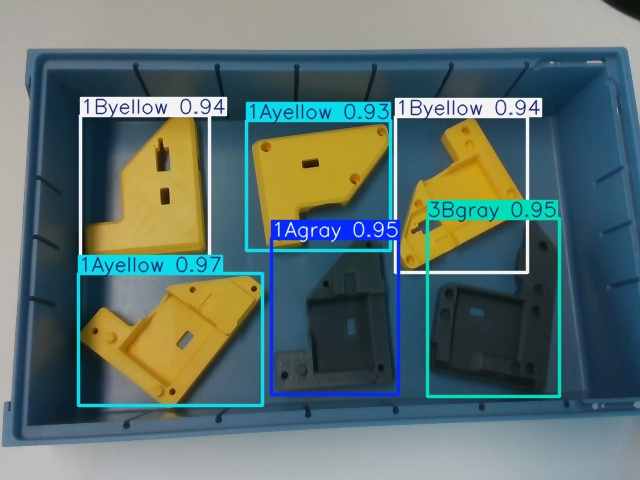
#> input picture results/2.jpg, 640 x 480 px, given in place of 2.png, which was not available
$ python segmentation.py
#> lines starting #> are read from the running program, lines starting #| are printed output that depends on the picture; after the words box and inside, x2 and y2 are one past the last pixel; in counts of white or black regions, pixels touching at a corner belong together; pictures that were not available may be replaced by others from this repository, and a replacement may not be noted
import cv2
import numpy as np
import os
import matplotlib.pyplot as plt
from skimage.measure import label, regionprops
from skimage.color import label2rgb

# --- Create output folder if it doesn't exist ---
output_dir = "/home/simon/Documents/MVSR Lab/mvsr/output"
os.makedirs(output_dir, exist_ok=True)

# --- Load and convert image ---
image_bgr = cv2.imread("/home/simon/Documents/MVSR Lab/mvsr/data/rgb/2.png")
#> image_bgr is the input picture: shape (480, 640, 3); mean B, G, R 110.1, 112.5, 93.4
image_rgb = cv2.cvtColor(image_bgr, cv2.COLOR_BGR2RGB)
image_lab = cv2.cvtColor(image_bgr, cv2.COLOR_BGR2LAB)
#> image_lab: shape (480, 640, 3); mean of channels 0, 1, 2 116.6, 124.4, 126.8

# --- Gray object thresholds (LAB) ---
lower_gray_lab = np.array([10, 120, 120])
upper_gray_lab = np.array([100, 135, 135])
gray_mask_lab = cv2.inRange(image_lab, lower_gray_lab, upper_gray_lab)
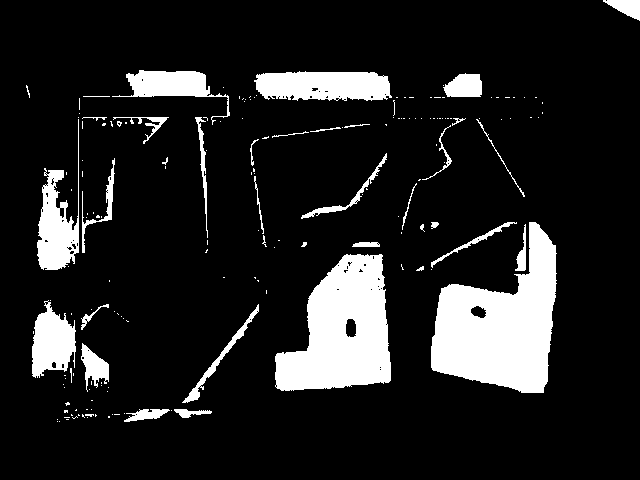
#> gray_mask_lab: shape (480, 640); 13.1% white; 175 white regions (138 under 20 px), largest, box (x1, y1, x2, y2) and area: (431, 222, 557, 393) 12620, (275, 254, 391, 391) 10604, (254, 71, 392, 101) 3443

# --- Blue background thresholds (LAB) ---
lower_blue_lab = np.array([0, 0, 0])
upper_blue_lab = np.array([255, 255, 110])
blue_mask_lab = cv2.inRange(image_lab, lower_blue_lab, upper_blue_lab)
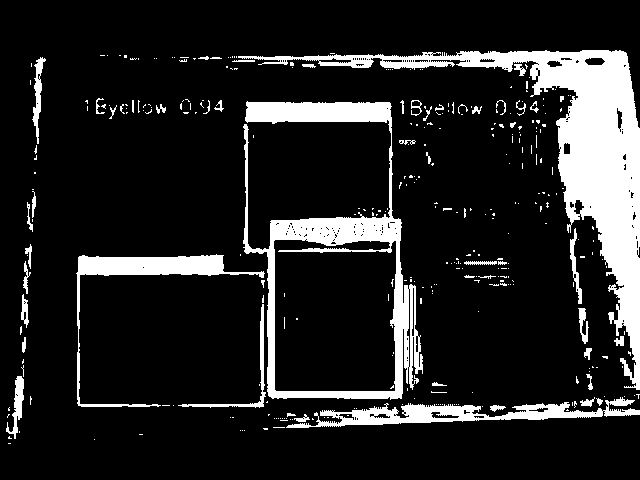
#> blue_mask_lab: shape (480, 640); 14.1% white; 337 white regions (284 under 20 px), largest, box (x1, y1, x2, y2) and area: (238, 50, 640, 390) 19687, (243, 101, 423, 400) 11344, (286, 397, 640, 428) 3743

# --- Remove blue from gray mask ---
gray_cleaned_mask = cv2.bitwise_and(gray_mask_lab, cv2.bitwise_not(blue_mask_lab))

# --- Morphological cleanup ---
kernel = cv2.getStructuringElement(cv2.MORPH_RECT, (3, 3))
gray_cleaned_mask = cv2.morphologyEx(gray_cleaned_mask, cv2.MORPH_OPEN, kernel)
#> gray_cleaned_mask: shape (480, 640); 12.3% white; 50 white regions (15 under 20 px), largest, box (x1, y1, x2, y2) and area: (431, 222, 556, 393) 12594, (275, 254, 391, 391) 10554, (256, 72, 390, 100) 3353

# --- Label connected components ---
labeled_mask = label(gray_cleaned_mask > 0)
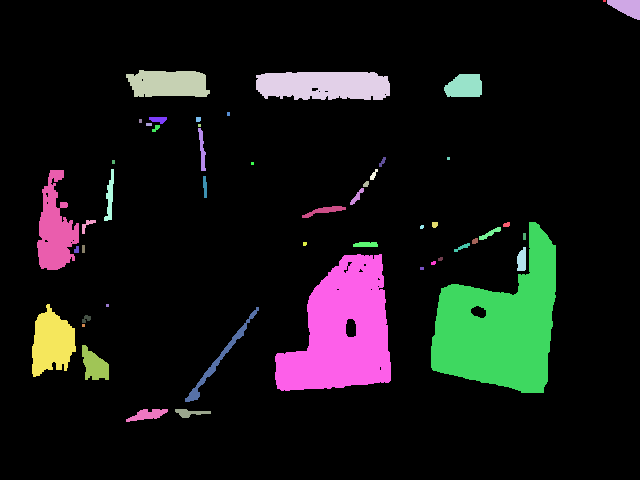
#> labeled_mask: shape (480, 640) int32; 51 distinct labels, from 0 to 50; one colour per label, 0 black

# --- Filter by region size ---
min_area = 5000  # adjust as needed
max_area = 20000  # adjust as needed
filtered_mask = np.zeros_like(gray_cleaned_mask)

for region in regionprops(labeled_mask):
    if region.area >= min_area and region.area <= max_area:
        coords = region.coords
        for y, x in coords:
            filtered_mask[y, x] = 255
#> this loop made 50 passes
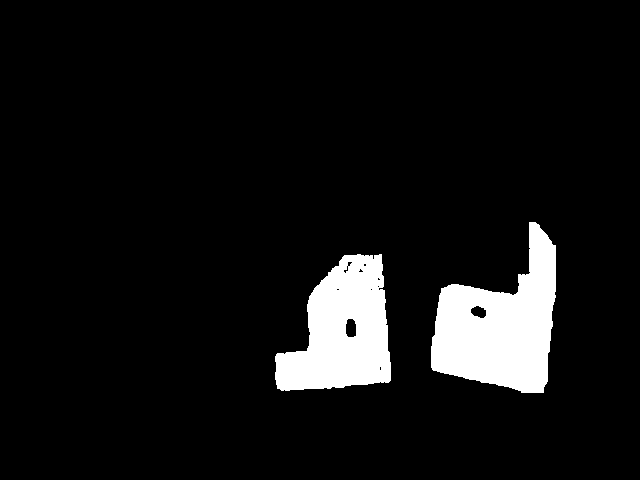
#> filtered_mask: shape (480, 640); 7.5% white; 2 white regions, box (x1, y1, x2, y2) and area: (431, 222, 556, 393) 12594, (275, 254, 391, 391) 10554

# --- Optional: Label final filtered mask for color visualization ---
final_labeled = label(filtered_mask > 0)
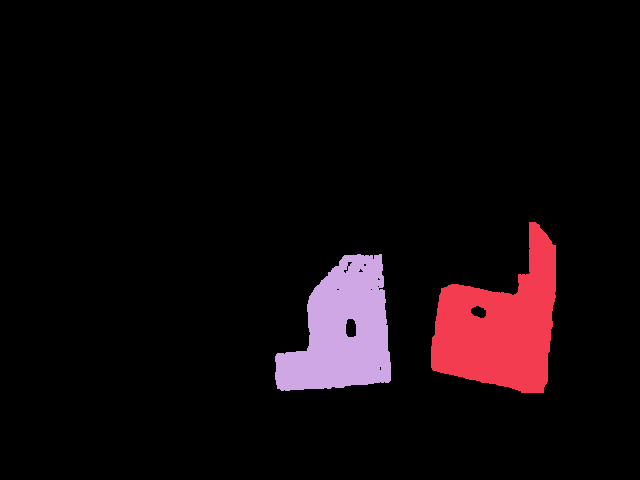
#> final_labeled: shape (480, 640) int32; 3 distinct labels, from 0 to 2; one colour per label, 0 black
colored_labels = label2rgb(final_labeled, image_rgb, bg_label=0)
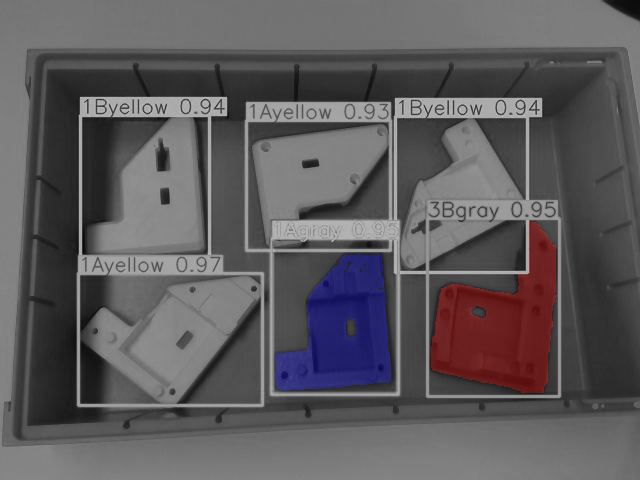
#> colored_labels: shape (480, 640, 3) float64; mean R, G, B 0.367, 0.355, 0.365

# --- Apply final mask to original image ---
segmented_filtered = cv2.bitwise_and(image_rgb, image_rgb, mask=filtered_mask)

cv2.imwrite(os.path.join(output_dir, "segmentation_mask_2.png"), filtered_mask)
cv2.imwrite(os.path.join(output_dir, "segmented_picture_2.png"), segmented_filtered)
cv2.imwrite(os.path.join(output_dir, "label_mask_2.png"), final_labeled.astype(np.uint16))  # for multi-label IDs
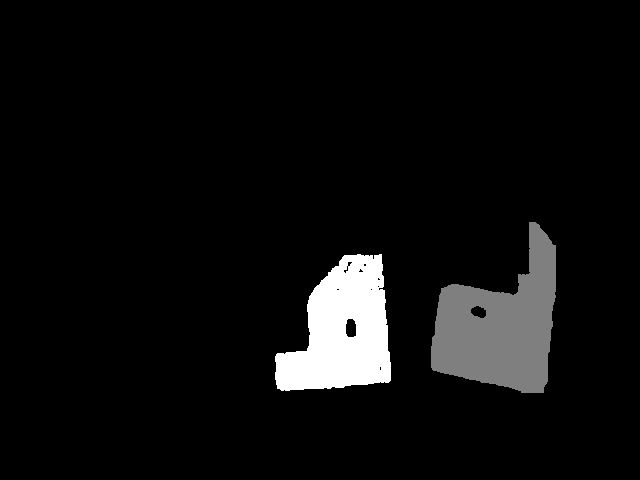
#> saved as label_mask_2.png: shape (480, 640) uint16; min 0, max 2, mean 0.11; drawn with min black and max white
print("Saved segmentation_mask_2.png, segmented_picture_2.png and label_mask_2.png")


# --- Show results ---
plt.figure(figsize=(18, 6))

plt.subplot(1, 3, 1)
plt.title("Filtered Gray Mask")
plt.imshow(filtered_mask, cmap='gray')
plt.axis('off')

plt.subplot(1, 3, 2)
plt.title("Segmented Gray Objects")
plt.imshow(segmented_filtered)
plt.axis('off')

plt.subplot(1, 3, 3)
plt.title("Labeled Regions Overlay")
plt.imshow(colored_labels)
plt.axis('off')

plt.tight_layout()
plt.show()

$ run again, with results/0.jpg copied over results/2.jpg
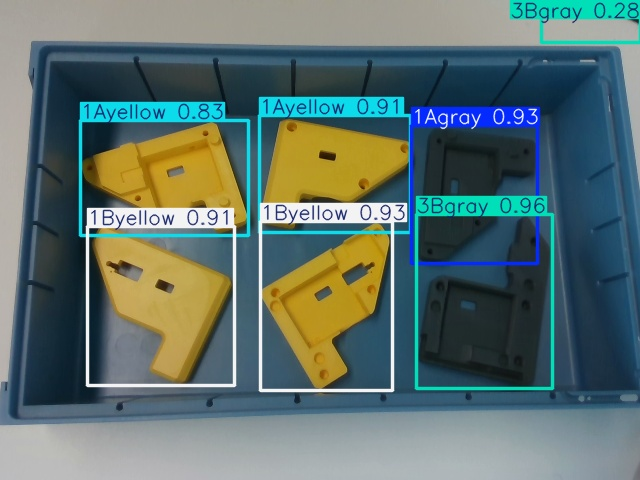
#> input picture results/0.jpg, 640 x 480 px, given in place of 2.png, which was not available
#> image_bgr is the input picture: shape (480, 640, 3); mean B, G, R 110.1, 113.6, 93.8
#> image_lab: shape (480, 640, 3); mean of channels 0, 1, 2 117.6, 124.1, 127.3
#> `gray_mask_lab = cv2.inRange(image_lab, lower_gray_lab, upper_gray_lab)`:
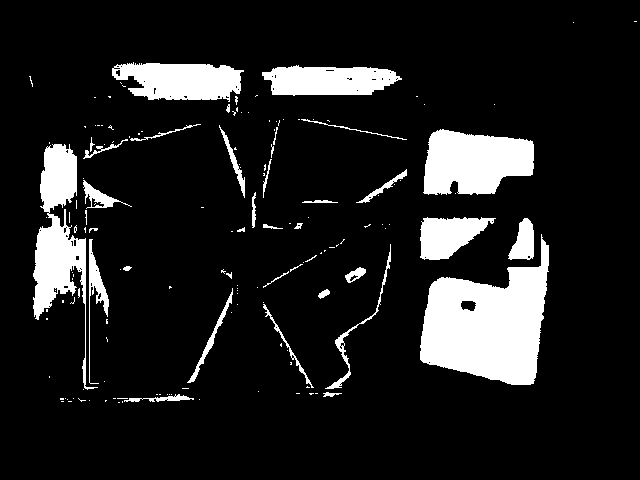
#> gray_mask_lab: shape (480, 640); 12.2% white; 156 white regions (119 under 20 px), largest, box (x1, y1, x2, y2) and area: (420, 234, 549, 385) 11623, (423, 129, 534, 195) 5607, (33, 144, 98, 390) 5515
#> blue_mask_lab: shape (480, 640); 12.7% white; 325 white regions (265 under 20 px), largest, box (x1, y1, x2, y2) and area: (312, 49, 640, 388) 19984, (257, 96, 544, 268) 7705, (78, 102, 251, 233) 3482
#> gray_cleaned_mask: shape (480, 640); 11.4% white; 56 white regions (28 under 20 px), largest, box (x1, y1, x2, y2) and area: (420, 240, 549, 385) 11592, (424, 130, 534, 194) 5578, (112, 63, 241, 100) 3742
#> labeled_mask: shape (480, 640) int32; 57 distinct labels, from 0 to 56
#> the loop `for region in regionprops(labeled_mask):` made 56 passes
#> final_labeled: shape (480, 640) int32; 3 distinct labels, from 0 to 2
#> `cv2.imwrite(os.path.join(output_dir, "label_mask_2.png"), final_labele..`:
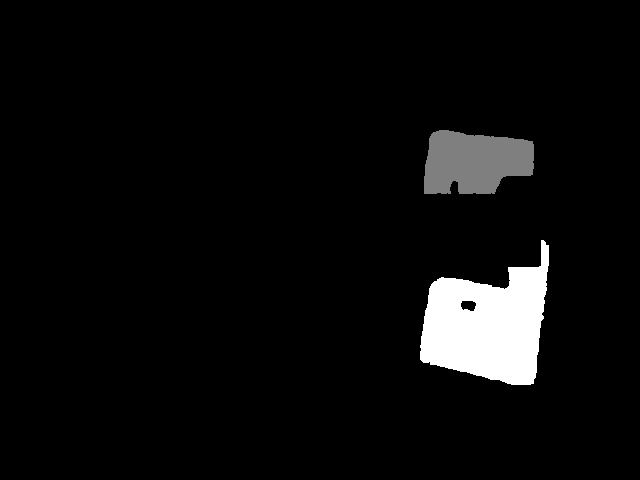
#> saved as label_mask_2.png: shape (480, 640) uint16; min 0, max 2, mean 0.0936; drawn with min black and max white

$ run again, with results/1.jpg copied over results/2.jpg
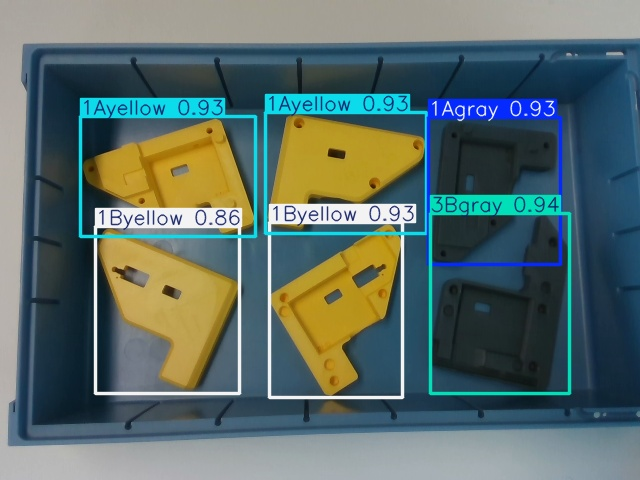
#> input picture results/1.jpg, 640 x 480 px, given in place of 2.png, which was not available
#> image_bgr is the input picture: shape (480, 640, 3); mean B, G, R 104.9, 108.5, 90.7
#> image_lab: shape (480, 640, 3); mean of channels 0, 1, 2 112.6, 124.7, 127.5
#> `gray_mask_lab = cv2.inRange(image_lab, lower_gray_lab, upper_gray_lab)`:
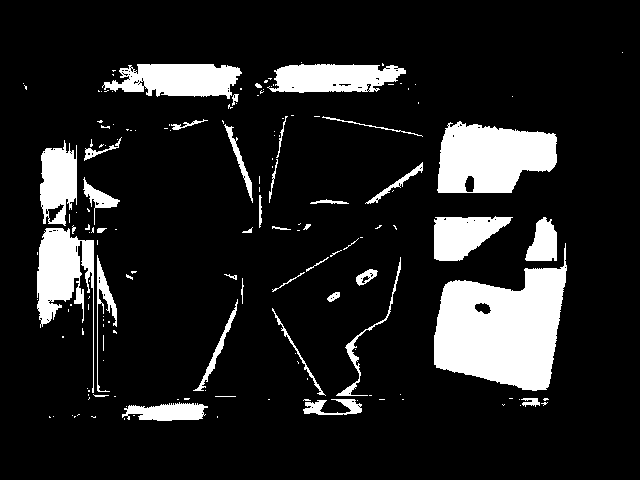
#> gray_mask_lab: shape (480, 640); 13.4% white; 160 white regions (119 under 20 px), largest, box (x1, y1, x2, y2) and area: (434, 243, 567, 391) 12111, (437, 121, 557, 193) 6484, (37, 228, 94, 393) 3762
#> blue_mask_lab: shape (480, 640); 12% white; 267 white regions (206 under 20 px), largest, box (x1, y1, x2, y2) and area: (384, 41, 640, 358) 16167, (263, 93, 572, 267) 8423, (77, 98, 251, 239) 3316
#> gray_cleaned_mask: shape (480, 640); 12.3% white; 58 white regions (26 under 20 px), largest, box (x1, y1, x2, y2) and area: (434, 267, 567, 391) 12028, (438, 122, 557, 193) 6419, (104, 64, 241, 99) 3258
#> labeled_mask: shape (480, 640) int32; 59 distinct labels, from 0 to 58
#> the loop `for region in regionprops(labeled_mask):` made 58 passes
#> final_labeled: shape (480, 640) int32; 3 distinct labels, from 0 to 2
#> `cv2.imwrite(os.path.join(output_dir, "label_mask_2.png"), final_labele..`:
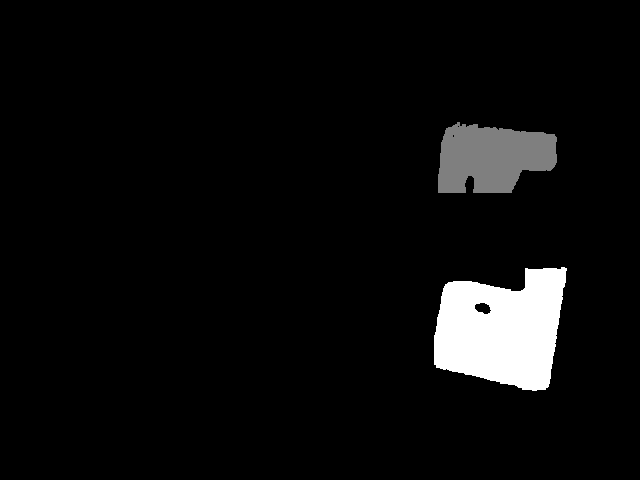
#> saved as label_mask_2.png: shape (480, 640) uint16; min 0, max 2, mean 0.0992; drawn with min black and max white

$ run again, with results/3.jpg copied over results/2.jpg
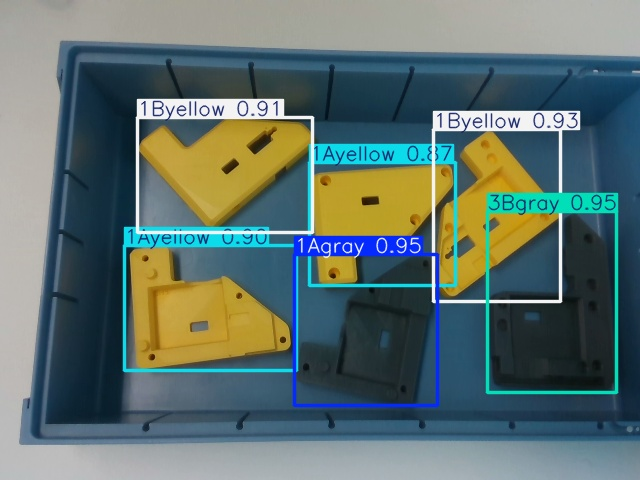
#> input picture results/3.jpg, 640 x 480 px, given in place of 2.png, which was not available
#> image_bgr is the input picture: shape (480, 640, 3); mean B, G, R 109.6, 113, 94.7
#> image_lab: shape (480, 640, 3); mean of channels 0, 1, 2 117, 124.5, 127.3
#> gray_mask_lab: shape (480, 640); 11.8% white; 133 white regions (95 under 20 px), largest, box (x1, y1, x2, y2) and area: (491, 215, 613, 389) 13455, (298, 288, 432, 402) 10129, (132, 67, 320, 117) 5283
#> blue_mask_lab: shape (480, 640); 13.2% white; 298 white regions (237 under 20 px), largest, box (x1, y1, x2, y2) and area: (122, 224, 502, 416) 13012, (256, 54, 640, 224) 12784, (288, 418, 640, 442) 4930
#> gray_cleaned_mask: shape (480, 640); 11.1% white; 40 white regions (10 under 20 px), largest, box (x1, y1, x2, y2) and area: (491, 216, 613, 389) 13424, (299, 289, 432, 402) 10096, (144, 67, 320, 116) 5162
#> labeled_mask: shape (480, 640) int32; 41 distinct labels, from 0 to 40
#> the loop `for region in regionprops(labeled_mask):` made 40 passes
#> final_labeled: shape (480, 640) int32; 4 distinct labels, from 0 to 3
#> `cv2.imwrite(os.path.join(output_dir, "label_mask_2.png"), final_labele..`:
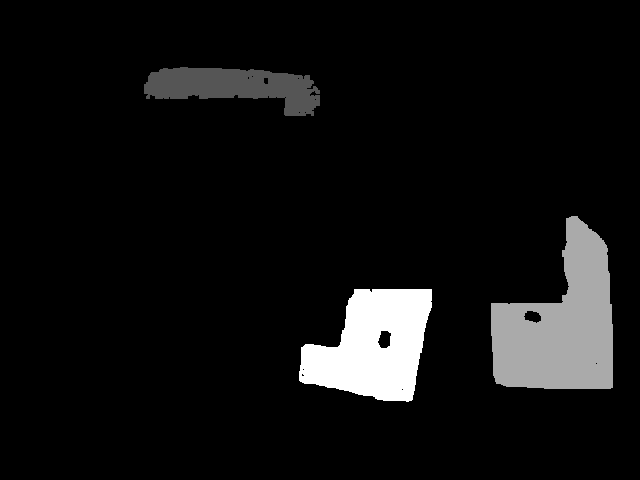
#> saved as label_mask_2.png: shape (480, 640) uint16; min 0, max 3, mean 0.203; drawn with min black and max white
